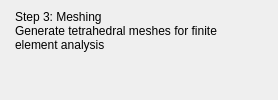
             <widget class="QWidget" name="meshingPage">
              <layout class="QVBoxLayout" name="verticalLayout_10">
               <property name="leftMargin">
                <number>0</number>
               </property>
               <property name="topMargin">
                <number>0</number>
               </property>
               <property name="rightMargin">
                <number>0</number>
               </property>
               <property name="bottomMargin">
                <number>0</number>
               </property>
               <item>
                <widget class="QWidget" name="meshingPageLayout" native="true">
                 <layout class="QVBoxLayout" name="verticalLayout_14">
                  <property name="leftMargin">
                   <number>0</number>
                  </property>
                  <property name="topMargin">
                   <number>0</number>
                  </property>
                  <property name="rightMargin">
                   <number>0</number>
                  </property>
                  <property name="bottomMargin">
                   <number>0</number>
                  </property>
                  <item>
                   <widget class="QWidget" name="titleMeshingPage" native="true">
                    <property name="maximumSize">
                     <size>
                      <width>16777215</width>
                      <height>70</height>
                     </size>
                    </property>
                    <layout class="QVBoxLayout" name="verticalLayout_21">
                     <property name="spacing">
                      <number>0</number>
                     </property>
                     <property name="leftMargin">
                      <number>15</number>
                     </property>
                     <property name="topMargin">
                      <number>10</number>
                     </property>
                     <property name="rightMargin">
                      <number>15</number>
                     </property>
                     <property name="bottomMargin">
                      <number>10</number>
                     </property>
                     <item>
                      <widget class="QLabel" name="maintitleMeshingPage">
                       <property name="text">
                        <string>Step 3: Meshing</string>
                       </property>
                       <property name="wordWrap">
                        <bool>true</bool>
                       </property>
                      </widget>
                     </item>
                     <item>
                      <widget class="QLabel" name="subtitleMeshingPage">
                       <property name="text">
                        <string>Generate tetrahedral meshes for finite element analysis</string>
                       </property>
                       <property name="wordWrap">
                        <bool>true</bool>
                       </property>
                      </widget>
                     </item>
                    </layout>
                   </widget>
                  </item>
                  <item>
                   <widget class="QWidget" name="settingsMeshingPage" native="true"/>
                  </item>
                 </layout>
                </widget>
               </item>
              </layout>
             </widget>
